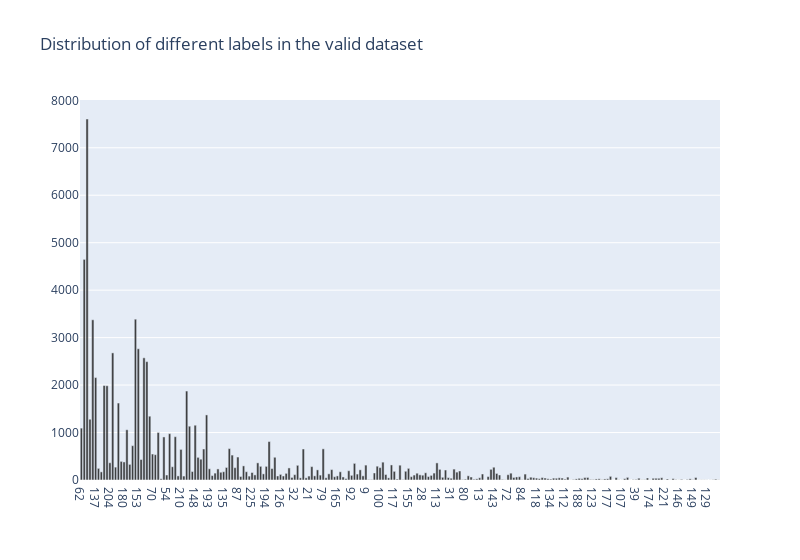

Write notebook code for a chart like this one.
### Code cell
valid_labels = Counter(valid_annotations)

xvalues = list(valid_labels.keys())
yvalues = list(valid_labels.values())

trace1 = go.Bar(x=xvalues, y=yvalues, opacity=0.8, name="year count", marker=dict(color='rgba(20, 20, 20, 1)'))
layout = dict(width=800, title='Distribution of different labels in the valid dataset', legend=dict(orientation="h"));

fig = go.Figure(data=[trace1], layout=layout);
iplot(fig);

### Figure 1 — Plotly figure (JSON) as saved in the notebook; plotly's stock layout.template omitted (floating-point values rounded to 4 significant figures; data arrays with more than 128 entries replaced by an {"elided": "..."} marker saying what was removed)
{"data": [{"marker": {"color": "rgba(20, 20, 20, 1)"}, "name": "year count", "opacity": 0.8, "type": "bar", "x": {"elided": "225 str values"}, "y": {"elided": "225 int values"}}], "layout": {"legend": {"orientation": "h"}, "title": {"text": "Distribution of different labels in the valid dataset"}, "width": 800}}
